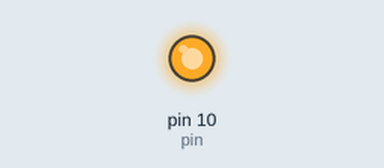
This sketch was run on a simulated Arduino Uno, built with avr-gcc and run on an emulated ATmega328P. Parts: output pins drawn as LEDs (lit = HIGH).

Above: at 1.3 s.
At 2.1 s:
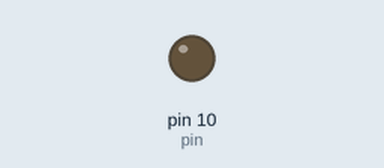
Timing chart, 0 to 3.6 s (numbered marks = the images above):
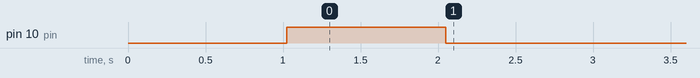

The sketch:

Starter_for.ino
```cpp
/* This sketch will be used to create a cycle where a light fades up
from completely off to completely on over the course of two seconds*/

// Initialize variables
int Time=4.25;
int pin=10;
int y;

void setup()
{
    // Set up the LED pin
    pinMode(pin,OUTPUT);

    // Fade LED from 0 to full power over one second
    for (y = 0; y < 256; y=y+=1){
        analogWrite(pin, y);
        delay(Time);
    }

    // Fade LED from full power to 0 over one second
    for (y = 255; y >= 0; y = y - 1){
        analogWrite(pin, y);
        delay(Time);
    }

}

void loop()
{

}
```
